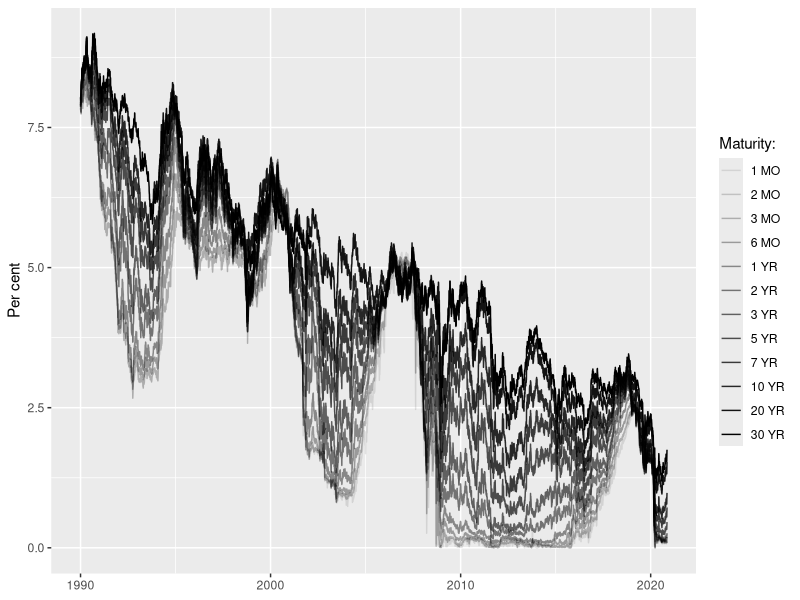
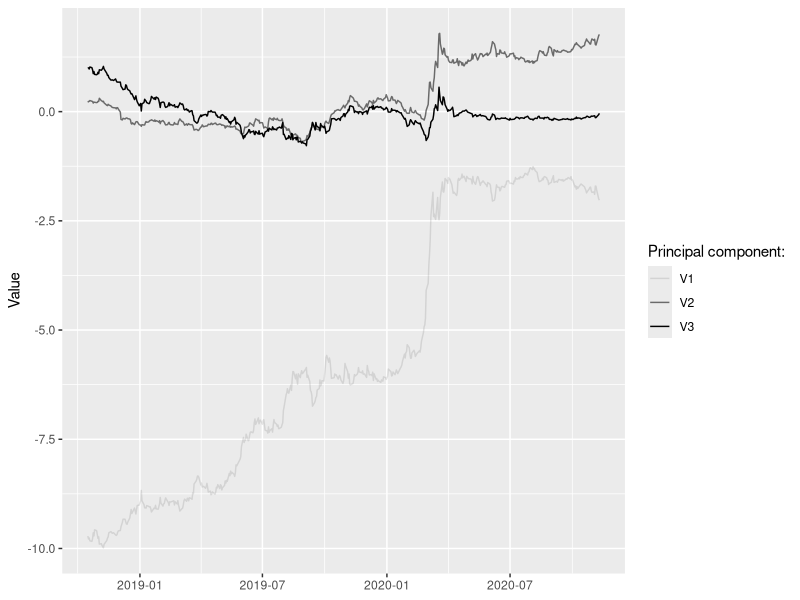

Here is the R script that generated these plots, in order:
## ---- chunk 1
rm(list=ls())
knitr::opts_chunk$set(echo = TRUE, message = F, warning = F)
## ---- chunk 2
library(data.table)
library(ggplot2)
dt <- fread("data/ust_yields.csv")
dt_long <- melt(dt, id.vars = "Date")
ggplot(data=dt_long, aes(x=Date, y=value, alpha=variable)) +
  geom_line() +
  scale_alpha_discrete(
    name="Maturity:"
  ) +
  labs(
    x=NULL,
    y="Per cent"
  ) 
## ---- chunk 3
X <- as.matrix(na.omit(dt[,-1]))
Sigma <- crossprod(X)
sdc <- eigen(Sigma)
V <- sdc$vectors
pct_var <- data.table(percent=sdc$values/sum(sdc$values)*100)
knitr::kable(head(pct_var))
## ---- chunk 4
# Retrieve first 3 principal components:
P_3 <- X %*% V[,1:3]
# Plot them:
pc_dt <- data.table(date = na.omit(dt)$Date, P_3)
pc_dt <- melt(pc_dt, id.vars = "date")
ggplot(data=pc_dt, aes(x=date, y=value, alpha=variable)) +
  geom_line() +
  scale_alpha_discrete(
    name="Principal component:"
  ) +
  labs(
    x=NULL,
    y="Value"
  ) 
## ---- chunk 5
s <- sdc$values/sum(sdc$values)
r <- (V**2) %*% s
q <- 5
## ---- chunk 6
ranking <- data.table(
  feature = colnames(dt)[-1],
  importance = c(r)
)
setorder(ranking, -importance)
knitr::kable(head(ranking,q))
